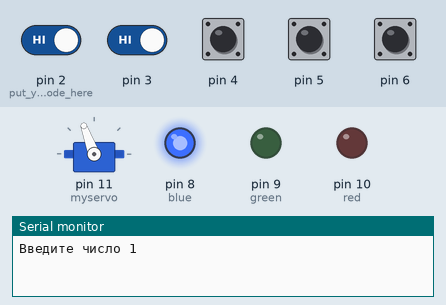
A sketch run on a simulated Arduino Uno, built with avr-gcc and run on an emulated ATmega328P. Parts: servo, output pins drawn as LEDs (lit = HIGH), the last lines printed to the serial monitor. Dashed ring = blinking. The test bench sets the inputs (shaded band); at power-on: pin 2 (put_your_setup_code_here), pin 3–6 HIGH.

Above: at 1.3 s.
1.4 s: pin 2 (put_your_setup_code_here) driven LOW and pin 3 driven LOW
At 4.0 s:
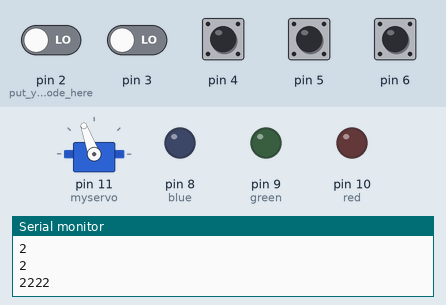
4.4 s: pin 3 driven HIGH
At 7.35 s:
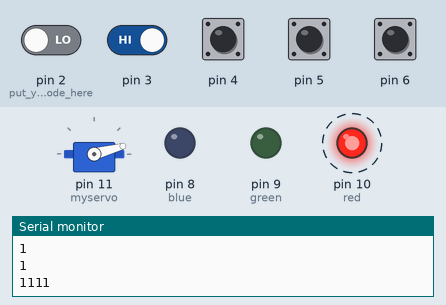
7.4 s: pin 2 (put_your_setup_code_here) driven HIGH
8.9 s: pin 3 driven LOW
At 11.7 s:
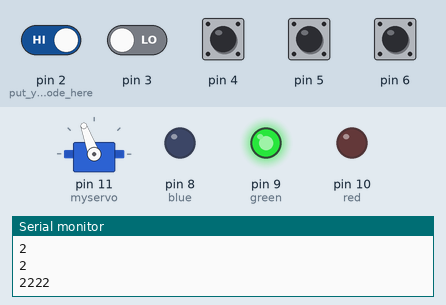
11.9 s: pin 2 (put_your_setup_code_here) driven LOW
At 12.5 s:
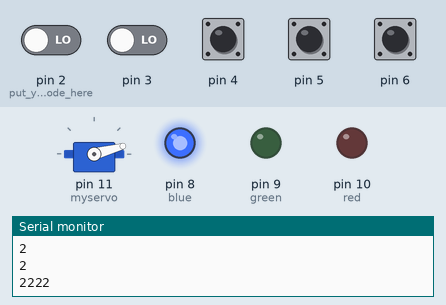
14.9 s: pin 4 pulled LOW for 1 s
At 16.75 s:
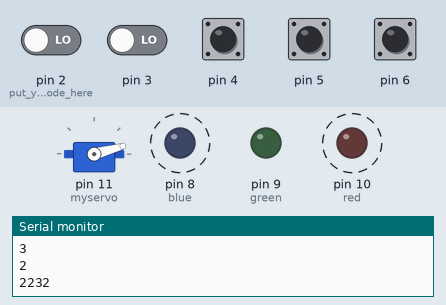
Timing chart, 0 to 18.4 s (numbered marks = the images above; inputs shaded):
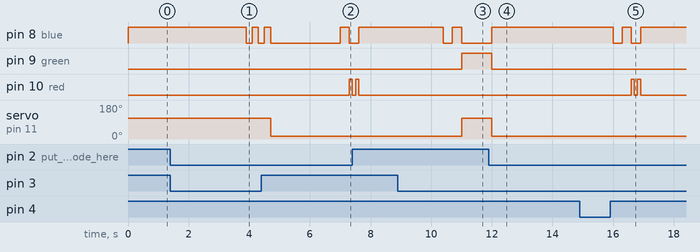

Measured:
- after the input at 1.4 s, pin 8 (blue): HIGH → LOW after 2.5 s, → HIGH 0.20 s later, → LOW 0.20 s later
- after the input at 4.4 s, pin 10 (red): LOW → HIGH after 2.9 s
- after the input at 8.9 s, pin 8 (blue): HIGH → LOW after 1.5 s, → HIGH 0.30 s later, → LOW 0.30 s later; pin 9 (green): LOW → HIGH after 2.1 s; servo on pin 11 (myservo): 15° → 110° after 2.1 s
- after the input at 11.9 s, servo on pin 11 (myservo): 110° → 15° after 0.10 s
- after the input at 14.9 s, pin 9 (green): stays LOW (without the input it goes to HIGH after 1.2 s); pin 10 (red): alternates HIGH for 0.10 s and LOW for 0.10 s, 4 changes in all, then stays LOW, starting after 1.7 s; servo on pin 11 (myservo): stays 15° (without the input it goes to 110° after 1.2 s)

The sketch:

code.ino
```cpp
#include <Servo.h>
Servo myservo;
#define red 10
#define green 9
#define blue 8
int z = 0;
int xx = 0;
int x = 5;
String y;
String y1;
int a = 0;
int b = 0;
int c = 0;
int d = 0;

void setup() {
pinMode(2,INPUT_PULLUP);  // put your setup code here, to run once:
pinMode(3,INPUT_PULLUP);
pinMode(4,INPUT_PULLUP);
pinMode(5,INPUT_PULLUP);
pinMode(6,INPUT_PULLUP);
pinMode(8,OUTPUT);
pinMode(9,OUTPUT);
pinMode(10,OUTPUT);
myservo.attach(11);
Serial.begin(9600);
}

void loop() {
digitalWrite(blue, HIGH);
if(z == 0){
  myservo.write(110); //open
  z = 1;
}
xx = 0;
if(xx == 0){
  if(x == 5){
    delay(500);
    Serial.println("Введите число 1");
    x = 0;
  }
  if(x == 0){
    if (digitalRead(2) == 0){
      a = 1;
      delay(500);
      Serial.println("Введите число 2");
      x = 1;
    }
    if (digitalRead(3) == 0){
      a = 2;
      delay(500);
      Serial.println("Введите число 2");
      x = 1;
    }
    if (digitalRead(4) == 0){
      a = 3;
      delay(500);
      Serial.println("Введите число 2");
      x = 1;
     }
    if (digitalRead(5) == 0){
      a = 4;
      delay(500);
      Serial.println("Введите число 2");
      x = 1;
    }
  }

  if(x == 1){
    if (digitalRead(2) == 0){
      b = 1;
      delay(500);
      Serial.println("Введите число 3");
      x = 2;
    }
    if (digitalRead(3) == 0){
      b = 2;
      delay(500);
      Serial.println("Введите число 3");
      x = 2;
    }
    if (digitalRead(4) == 0){
      b = 3;
      delay(500);
      Serial.println("Введите число 3");
      x = 2;
     }
    if (digitalRead(5) == 0){
      b = 4;
      delay(500);
      Serial.println("Введите число 3");
      x = 2;
    }
  }

  if(x == 2){
    if (digitalRead(2) == 0){
      c = 1;
      delay(500);
      Serial.println("Введите число 4");
      x = 3;
    }
    if (digitalRead(3) == 0){
      c = 2;
      delay(500);
      Serial.println("Введите число 4");
      x = 3;
    }
    if (digitalRead(4) == 0){
      c = 3;
      delay(500);
      Serial.println("Введите число 4");
      x = 3;
     }
    if (digitalRead(5) == 0){
      c = 4;
      delay(500);
      Serial.println("Введите число 4");
      x = 3;
    }
  }

  if(x == 3){
    if (digitalRead(2) == 0){
      d = 1;
      x = 4;
    }
    if (digitalRead(3) == 0){
      d = 2;
      x = 4;
    }
    if (digitalRead(4) == 0){
      d = 3;
      x = 4;
     }
    if (digitalRead(5) == 0){
      d = 4;
      x = 4;
    }
  }


if (x == 4){
  Serial.println(a);
  Serial.println(b);
  Serial.println(c);
  Serial.println(d);
  String myStr = String(a);
  String myStr1 = String(b);
  String myStr2 = String(c);
  String myStr3 = String(d);
  y = myStr + myStr1 + myStr2 + myStr3;
  Serial.println(y);
  digitalWrite(blue,LOW);
  delay(200);
  digitalWrite(blue,HIGH);
  delay(200);
  digitalWrite(blue,LOW);
  delay(200);
  digitalWrite(blue,HIGH);
  delay(200);
  digitalWrite(blue,LOW);
  a = 0;
  b = 0;
  c = 0;
  d = 0;
  myservo.write(15); //lock
  x = 6;
  xx = 1;
}
}


if(xx = 1){
  if(x == 6){
    delay(500);
    Serial.println("Введите число 1");
    x = 7;
  }
  if(x == 7){
    if (digitalRead(2) == 0){
      a = 1;
      delay(500);
      Serial.println("Введите число 2");
      x = 8;
    }
    if (digitalRead(3) == 0){
      a = 2;
      delay(500);
      Serial.println("Введите число 2");
      x = 8;
    }
    if (digitalRead(4) == 0){
      a = 3;
      delay(500);
      Serial.println("Введите число 2");
      x = 8;
     }
    if (digitalRead(5) == 0){
      a = 4;
      delay(500);
      Serial.println("Введите число 2");
      x = 8;
    }
  }

  if(x == 8){
    if (digitalRead(2) == 0){
      b = 1;
      delay(500);
      Serial.println("Введите число 3");
      x = 9;
    }
    if (digitalRead(3) == 0){
      b = 2;
      delay(500);
      Serial.println("Введите число 3");
      x = 9;
    }
    if (digitalRead(4) == 0){
      b = 3;
      delay(500);
      Serial.println("Введите число 3");
      x = 9;
     }
    if (digitalRead(5) == 0){
      b = 4;
      delay(500);
      Serial.println("Введите число 3");
      x = 9;
    }
  }

  if(x == 9){
    if (digitalRead(2) == 0){
      c = 1;
      delay(500);
      Serial.println("Введите число 4");
      x = 10;
    }
    if (digitalRead(3) == 0){
      c = 2;
      delay(500);
      Serial.println("Введите число 4");
      x = 10;
    }
    if (digitalRead(4) == 0){
      c = 3;
      delay(500);
      Serial.println("Введите число 4");
      x = 10;
     }
    if (digitalRead(5) == 0){
      c = 4;
      delay(500);
      Serial.println("Введите число 4");
      x = 10;
    }
  }

  if(x == 10){
    if (digitalRead(2) == 0){
      d = 1;
      x = 11;
    }
    if (digitalRead(3) == 0){
      d = 2;
      x = 11;
    }
    if (digitalRead(4) == 0){
      d = 3;
      x = 11;
     }
    if (digitalRead(5) == 0){
      d = 4;
      x = 11;
    }
  }

if (x == 11){
  Serial.println(a);
  Serial.println(b);
  Serial.println(c);
  Serial.println(d);
  String myStr = String(a);
  String myStr1 = String(b);
  String myStr2 = String(c);
  String myStr3 = String(d);
  y1 = myStr + myStr1 + myStr2 + myStr3;
  Serial.println(y1);
  digitalWrite(blue,LOW);
  delay(300);
  digitalWrite(blue,HIGH);
  delay(300);
  digitalWrite(blue,LOW);
  a = 0;
  b = 0;
  c = 0;
  d = 0;
  x = 12;
  xx = 2;
}
}
if(xx == 2){
  if(y == y1){
    digitalWrite(green,HIGH);
    myservo.write(110); //open
    delay(1000);
    digitalWrite(green,LOW);
    z = 2;
    if(digitalRead(2) == 0 && digitalRead(5) == 0){
      xx = 0;
    }
    if(digitalRead(6) == 0){
      myservo.write(15); //lock
    xx = 1;
    }
  }
  else{
  digitalWrite(red,HIGH);
  delay(100);
  digitalWrite(red,LOW);
  delay(100);
  digitalWrite(red,HIGH);
  delay(100);
  digitalWrite(red,LOW);
  x = 6;
  xx = 1;
  }
}
if(z == 2){
    if(digitalRead(5) == 0){
      xx = 0;
      x = 5;
      z = 3;
    }
    if(digitalRead(2) == 0){
      myservo.write(15); //lock
      xx = 1;
      x = 6;
      z = 3;
    }
  }
}
```
